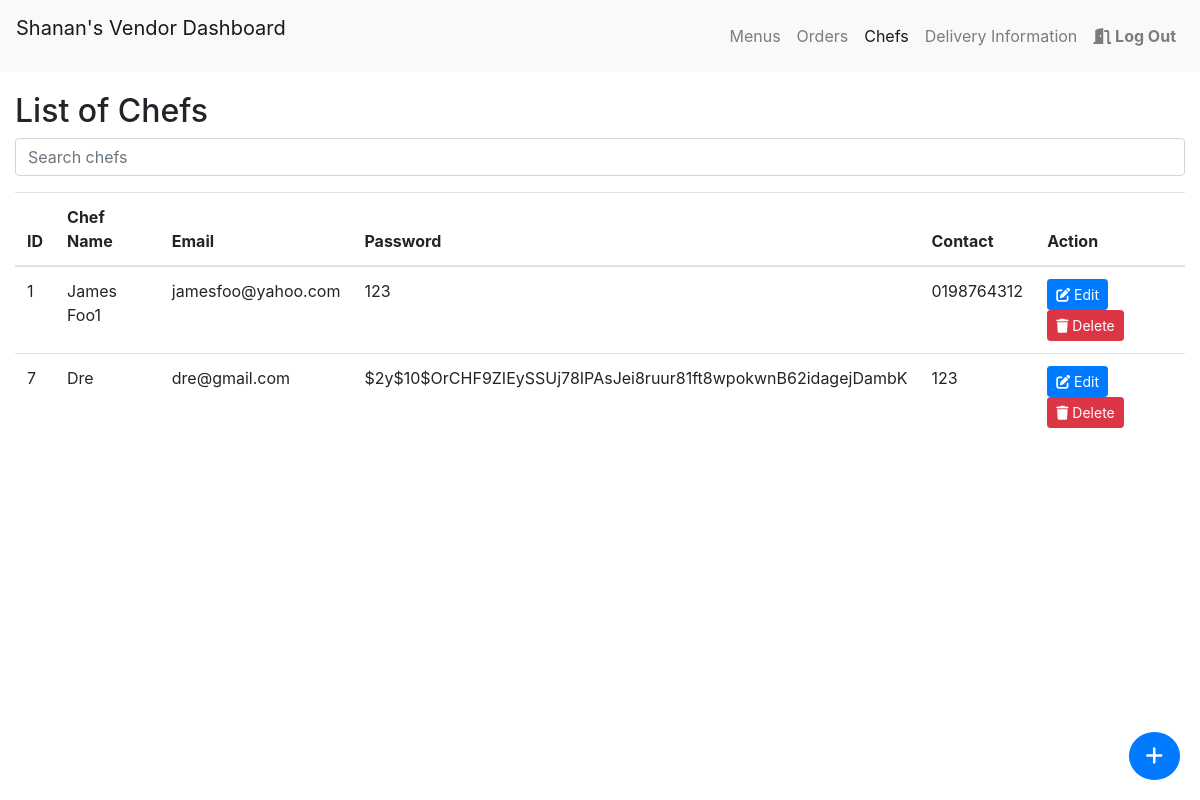
Page /chef_info.php (signed in) on the earlier database version.
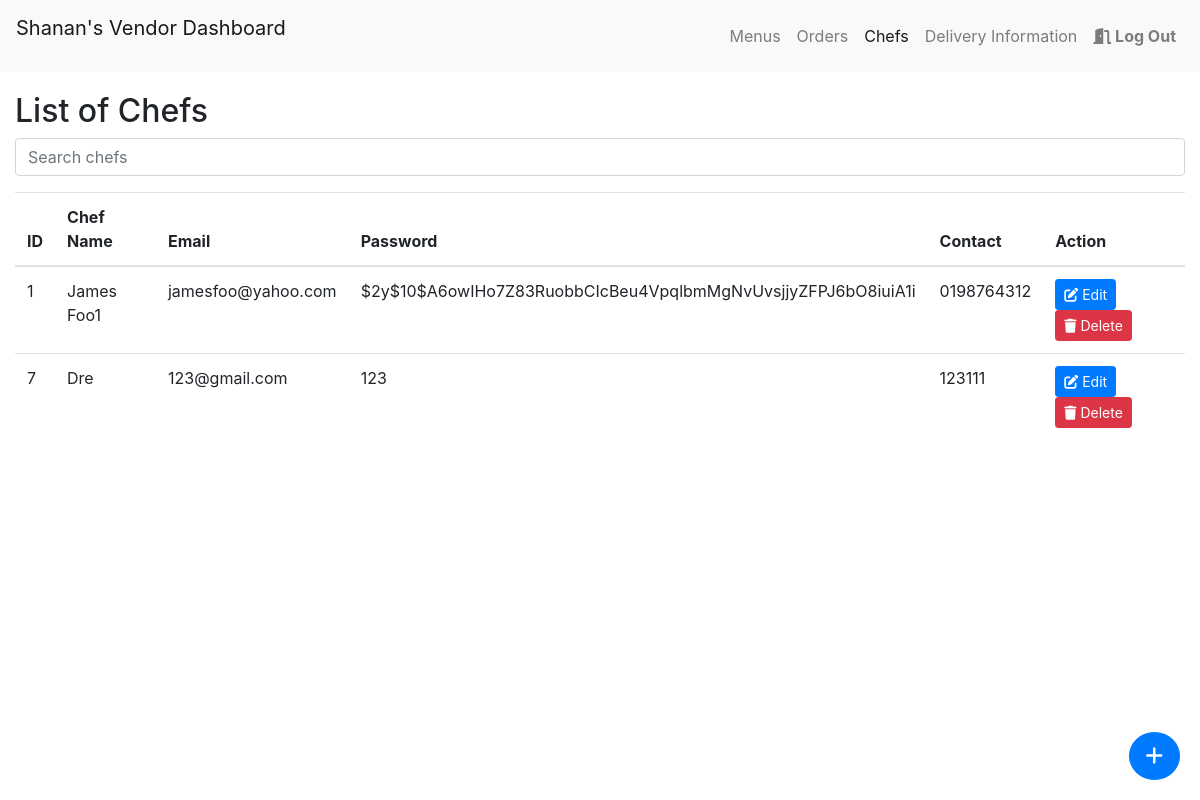
Same page on the later database version.
### tables this page shows
CREATE TABLE `chef` (
  `id` int(11) NOT NULL,
  `Chef_Name` varchar(255) NOT NULL,
  `email` varchar(100) NOT NULL,
  `password` varchar(255) NOT NULL,
  `Chef_Contact` varchar(100) NOT NULL,
  `vendor_id` int(100) NOT NULL
);

### chef_info.php (the view, shortened to what this page needs)
<?php
include 'connection.php';
$vendor_id = $_SESSION['id'];
$result = $conn->query("SELECT * FROM chef WHERE vendor_id = $vendor_id");
?>
<!DOCTYPE html>
<html lang="en">
<head>
    <link rel="stylesheet" href="https://maxcdn.bootstrapcdn.com/bootstrap/4.5.2/css/bootstrap.min.css">
</head>
<body>
<?php include 'vendornav.php'; ?>
    <div class="container-fluid mt-4">
        <br>
        <br>
        <div class="form-group">
        <h2 class="titles">List of Chefs</h2>
            <input type="text" class="form-control" id="chefSearch" placeholder="Search chefs">
        </div>
        <div class="row">
            <div class="col-md-12">
                <table class="table">
                    <thead>
                        <tr>
                            <th>ID</th>
                            <th>Chef Name</th>
                            <th>Email</th>
                            <th>Password</th>
                            <th>Contact</th>
                            <th>Action</th>
                        </tr>
                    </thead>
                    <tbody id="chefTableBody">
                        <?php while ($chef_row = $result->fetch_assoc()) : ?>
                            <tr>
                                <td><?php echo $chef_row['id']; ?></td>
                                <td><?php echo $chef_row['Chef_Name']; ?></td>
                                <td><?php echo $chef_row['email']; ?></td>
                                <td><?php echo $chef_row['password']; ?></td>
                                <td><?php echo $chef_row['Chef_Contact']; ?></td>
                                <td>
                                    <a href="#" class="btn btn-primary btn-sm" data-toggle="modal" data-target="#editChefModal<?php echo $chef_row['id']; ?>"><i class="fa-solid fa-pen-to-square"></i> Edit</a>
                                    <a href="deletechef.php?chefid=<?php echo $chef_row['id']; ?>" class="btn btn-danger btn-sm" onclick="return confirm('Are you sure you want to delete this chef?')"><i class="fa-solid fa-trash"></i> Delete</a>
                                </td>
                            </tr>
                        <?php endwhile; ?>
                    </tbody>
                </table>
            </div>
        </div>
        <div class="floating-button">
            <div class="tooltip-container">
                <button class="btn btn-primary btn-lg rounded-circle" data-toggle="modal" data-target="#addChefModal">
                    <i class="fas fa-plus"></i>
                </button>
            </div>
        </div>
    </div>
</body>
</html>

Differences in the rows shown:
changed chef "James Foo1": password "123" → "$2y$10$A6owIHo7Z83RuobbCIcBeu4VpqlbmMgNvUvsjjyZFPJ6bO8iuiA1i"
changed chef "Dre": email "dre@gmail.com" → "123@gmail.com"; password "$2y$10$OrCHF9ZIEySSUj78IPAsJei8ruur81ft8wpokwnB62idagejDambK" → "123"; Chef_Contact "123" → "123111"
